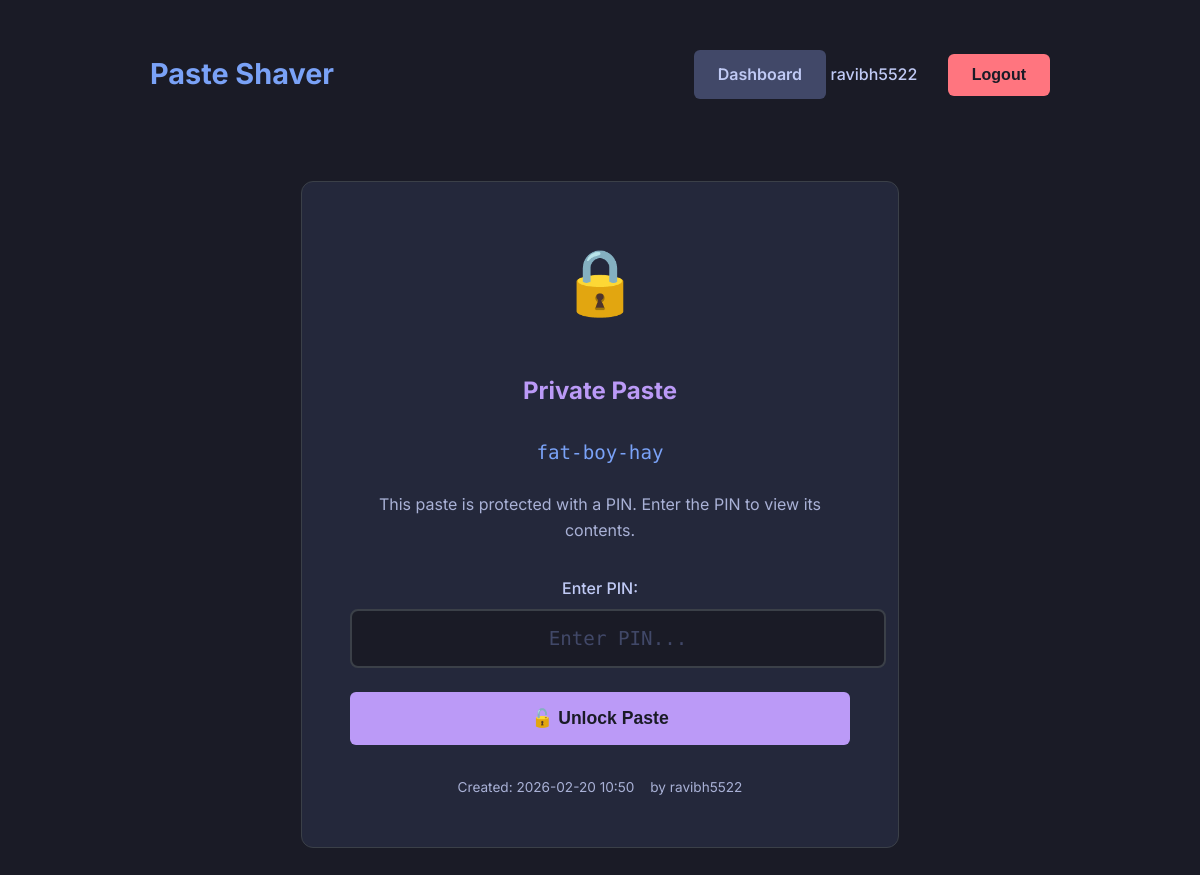
/fat-boy-hay (signed in), run on the app's committed database.
### app/database.py (models this page shows)
class User(Base):
    __tablename__ = "users"
    id = Column(Integer, primary_key=True, index=True)
    username = Column(String, unique=True, index=True)
    email = Column(String, unique=True, index=True)
    hashed_password = Column(String)
    created_at = Column(DateTime, default=datetime.datetime.utcnow)
    is_active = Column(Boolean, default=True)
    pastes = relationship("Paste", back_populates="owner")
    saved_pastes = relationship("SavedPaste", back_populates="user")
    groups = relationship("Group", secondary=group_members, back_populates="members")
    messages = relationship("Message", back_populates="sender")
    created_groups = relationship("Group", back_populates="creator")

class Paste(Base):
    __tablename__ = "pastes"
    id = Column(Integer, primary_key=True, index=True)
    slug = Column(String, unique=True, index=True)
    content = Column(Text, nullable=True)  # <-- CHANGED: Content can be empty
    filenames = Column(String, nullable=True) # <-- NEW: To store file names
    created_at = Column(DateTime, default=datetime.datetime.utcnow)
    user_id = Column(Integer, ForeignKey("users.id"), nullable=True)  # Optional for anonymous pastes
    is_private = Column(Boolean, default=False)  # Whether paste is PIN-protected
    pin_hash = Column(String, nullable=True)  # Hashed PIN for decryption
    encryption_salt = Column(String, nullable=True)  # Salt used for key derivation
    owner = relationship("User", back_populates="pastes")
    saved_by = relationship("SavedPaste", back_populates="paste")

### app/main.py (the view)
@app.get("/{slug}", response_class=HTMLResponse)
def view_paste(
    request: Request,
    slug: str,
    db: Session = Depends(get_db),
    current_user = Depends(get_current_user_from_request)
):
    db_paste = crud.get_paste_by_slug(db, slug=slug)
    if db_paste is None:
        raise HTTPException(status_code=404, detail="Paste not found")
    pin = None
    if db_paste.is_private:
        pin = request.session.get(f"paste_pin_{slug}")
        if not pin:
            return templates.TemplateResponse("paste_locked.html", {
                "request": request,
                "paste": db_paste,
                "current_user": current_user
            })
    files_data = []
    if db_paste.filenames:
        for filename in db_paste.filenames.split(','):
            file_extension = Path(filename).suffix.lower()
            files_data.append({
                "name": filename,
                "is_image": file_extension in IMAGE_EXTENSIONS and not db_paste.is_private,
                "is_editable": file_extension in EDITABLE_EXTENSIONS and not db_paste.is_private,
                "is_encrypted": db_paste.is_private
            })
    is_saved = False
    if current_user:
        is_saved = crud.is_paste_saved_by_user(db, current_user.id, db_paste.id)
    display_content = db_paste.content
    if db_paste.is_private and pin:
        try:
            display_content = crud.decrypt_paste_content(db_paste, pin)
        except ValueError:
            display_content = "[Encrypted content - Enter PIN to view]"
    return templates.TemplateResponse("paste.html", {
        "request": request,
        "paste": db_paste,
        "files_data": files_data,
        "current_user": current_user,
        "is_saved": is_saved,
        "display_content": display_content,
        "pin": pin  # Pass PIN for file downloads
    })

### app/templates/paste_locked.html (shortened to what this page needs)
<!DOCTYPE html>
<html lang="en">
<head>
    <link rel="stylesheet" href="/static/style.css">
</head>
<body>
    <div class="container">
        <div class="header">
            <h1 class="logo"><a href="/">Paste Shaver</a></h1>
            <div class="actions">
                {% if current_user %}
                    <a href="/dashboard" class="button secondary">Dashboard</a>
                    <span class="user-info">{{ current_user.username }}</span>
                    <form action="/logout" method="post" style="display: inline;" id="logoutForm">
                        <button type="submit" class="button logout">Logout</button>
                    </form>
                {% else %}
                    <a href="/login" class="button secondary">Login</a>
                    <a href="/signup" class="button">Sign Up</a>
                {% endif %}
            </div>
        </div>
        <div class="locked-paste-container">
            <div class="lock-icon">🔒</div>
            <h2>Private Paste</h2>
            <p class="paste-slug">{{ paste.slug }}</p>
            <p class="lock-description">This paste is protected with a PIN. Enter the PIN to view its contents.</p>
            <form action="/{{ paste.slug }}/unlock" method="post" class="pin-form">
                <div class="pin-input-group">
                    <label for="pin">Enter PIN:</label>
                    <input
                        type="password"
                        id="pin"
                        name="pin"
                        placeholder="Enter PIN..."
                        required
                        minlength="4"
                        autofocus
                        autocomplete="off"
                    >
                </div>
                <button type="submit" class="button unlock-btn">🔓 Unlock Paste</button>
            </form>
            <div class="paste-meta">
                <span>Created: {{ paste.created_at.strftime('%Y-%m-%d %H:%M') }}</span>
                {% if paste.owner %}
                    <span>by {{ paste.owner.username }}</span>
                {% endif %}
            </div>
        </div>
    </div>
</body>
</html>

### app/static/style.css (style rules this page uses)
:root { --bg-dark: #1a1b26; --bg-med: #24283b; --bg-light: #414868; --fg: #c0caf5; --fg-dim: #a9b1d6; --accent-blue: #7aa2f7; --accent-green: #9ece6a; --accent-purple: #bb9af7; --border-color: #3b4048; --font-sans: 'Inter', sans-serif; --font-mono: 'Fira Code', monospace; --text-primary: #c0caf5; --text-secondary: #a9b1d6; --surface-color: #24283b; }
body { background-color: var(--bg-dark); color: var(--fg); font-family: var(--font-sans); margin: 0; padding: 2rem 1rem; line-height: 1.6; }
.container { max-width: 900px; margin: 0 auto; }
.header { display: flex; justify-content: space-between; align-items: center; margin-bottom: 2rem; flex-wrap: wrap; gap: 1rem; }
.logo a, .logo { color: var(--accent-blue); text-decoration: none; font-size: 1.8rem; font-weight: 700; }
.actions .button { margin-left: 10px; }
h2 { color: var(--accent-green); border-bottom: 2px solid var(--border-color); padding-bottom: 0.5rem; margin-top: 2.5rem; margin-bottom: 1.5rem; }
.button, button { background-color: var(--accent-blue); color: var(--bg-dark); border: none; padding: 0.75rem 1.5rem; font-size: 1rem; font-weight: 600; cursor: pointer; border-radius: 6px; text-decoration: none; text-align: center; transition: background-color 0.2s ease, transform 0.2s ease; display: inline-block; }
.button.secondary { background-color: var(--bg-light); color: var(--fg); }
form { display: flex; flex-direction: column; }

### app/templates/paste_locked.html (style rules this page uses)
.locked-paste-container { max-width: 500px; margin: 4rem auto; padding: 3rem; background: var(--bg-med); border-radius: 12px; border: 1px solid var(--border-color); text-align: center; }
.lock-icon { font-size: 4rem; margin-bottom: 1rem; }
.locked-paste-container h2 { color: var(--accent-purple); margin-bottom: 0.5rem; border: none; }
.paste-slug { color: var(--accent-blue); font-family: var(--font-mono); font-size: 1.2rem; margin-bottom: 1.5rem; }
.lock-description { color: var(--fg-dim); margin-bottom: 2rem; }
.pin-form { margin-bottom: 2rem; }
.pin-input-group { margin-bottom: 1.5rem; }
.pin-input-group label { display: block; color: var(--fg); margin-bottom: 0.5rem; font-weight: 500; }
.pin-input-group input { width: 100%; padding: 1rem; border: 2px solid var(--border-color); border-radius: 8px; background: var(--bg-dark); color: var(--fg); font-size: 1.2rem; text-align: center; letter-spacing: 0.3em; font-family: var(--font-mono); }
.pin-input-group input::placeholder { letter-spacing: normal; color: var(--bg-light); }
.unlock-btn { width: 100%; padding: 1rem 2rem; font-size: 1.1rem; background: var(--accent-purple) !important; }
.paste-meta { color: var(--fg-dim); font-size: 0.85rem; display: flex; justify-content: center; gap: 1rem; flex-wrap: wrap; }
.user-info { color: var(--fg); margin-right: 1rem; font-weight: 500; }
.logout { background: #ff757f !important; border-color: #ff757f !important; }

### data on the page
User: username "ravibh5522", owner.username "ravibh5522"
Paste: slug "fat-boy-hay", created_at "2026-02-20 10:50"
